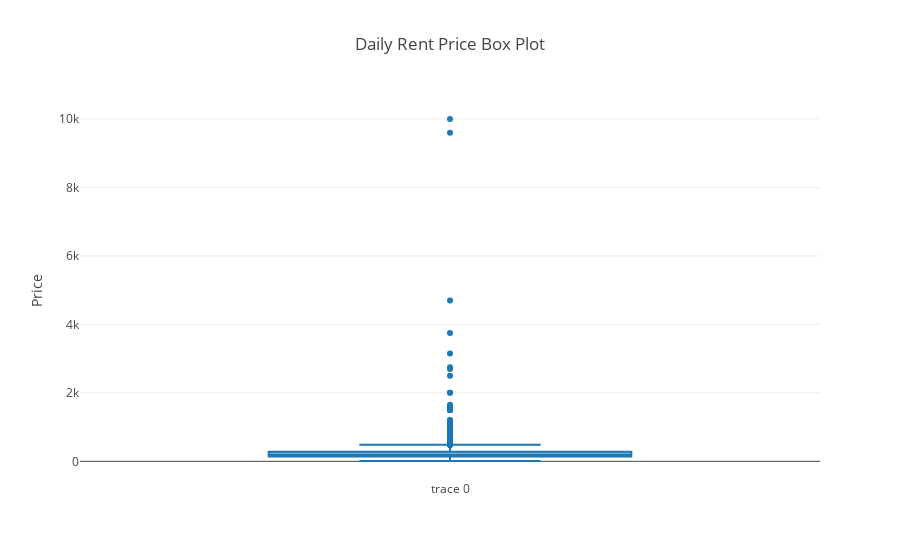

Notebook source saved alongside this figure:
### Markdown cell above
Let's plot a box plot to see it more clearly

### Code cell
## plot box plot
config = {
    'y':airbnb_NYC.price,
    'title':'Daily Rent Price Box Plot',
    'xaxis':' ',
    'yaxis':'Price'
}
lib.plot_box(config)

### Figure 1 — Plotly figure (JSON) as saved in the notebook; plotly's stock layout.template omitted (floating-point values rounded to 4 significant figures; data arrays with more than 128 entries replaced by an {"elided": "..."} marker saying what was removed)
{"data": [{"type": "box", "uid": "5fb70b1a-241a-11e9-a449-e442a6d9dd47", "y": {"elided": "4506 int values"}}], "layout": {"title": "Daily Rent Price Box Plot", "xaxis": {"title": " "}, "yaxis": {"title": "Price"}}}
